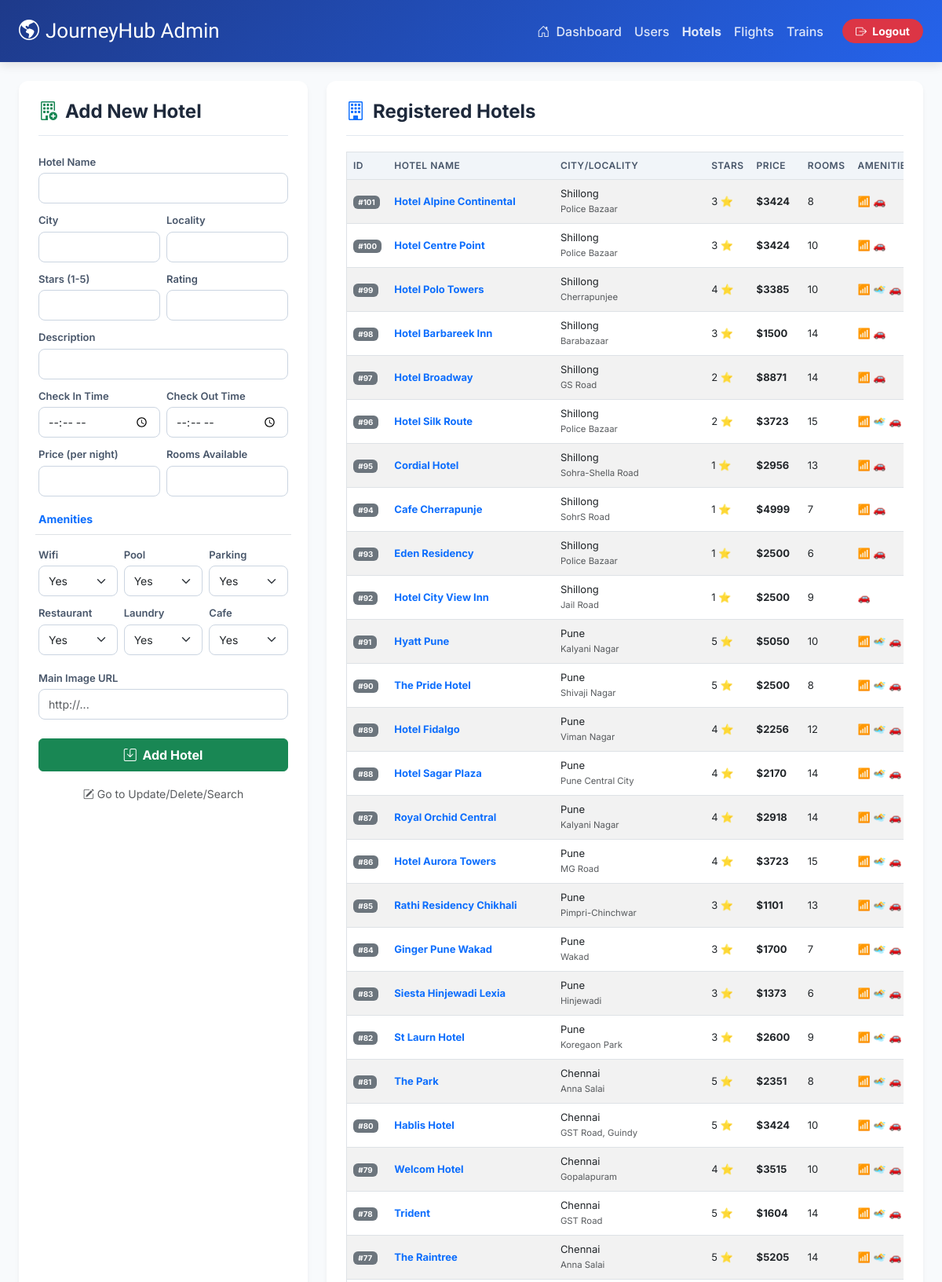
/Management/hotels_add.php (signed in, upper part), run on the app's committed database.
### tables this page shows
CREATE TABLE `hotels` (
  `hotelID` int(10) NOT NULL,
  `hotelName` varchar(100) NOT NULL,
  `city` varchar(20) NOT NULL,
  `locality` varchar(50) NOT NULL,
  `stars` int(5) NOT NULL,
  `rating` varchar(5) NOT NULL,
  `hotelDesc` varchar(1000) NOT NULL,
  `checkIn` varchar(6) NOT NULL,
  `checkOut` varchar(6) NOT NULL,
  `price` int(10) NOT NULL,
  `roomsAvailable` int(5) NOT NULL,
  `wifi` varchar(5) NOT NULL,
  `swimmingPool` varchar(5) NOT NULL,
  `parking` varchar(5) NOT NULL,
  `restaurant` varchar(5) NOT NULL,
  `laundry` varchar(5) NOT NULL,
  `cafe` varchar(5) NOT NULL,
  `mainImage` varchar(100) NOT NULL
);

### Management/hotels_add.php (the view, shortened to what this page needs)
<?php
$servername = "localhost";
$username = "root";
$password = "";
$dbname = "travel";
$conn = mysqli_connect($servername, $username, $password, $dbname);
?>
<!DOCTYPE html>
<html lang="en">
<head>
    <link href="https://cdn.jsdelivr.net/npm/bootstrap@5.3.0/dist/css/bootstrap.min.css" rel="stylesheet">
    <link href="https://cdn.jsdelivr.net/npm/bootstrap-icons@1.10.5/font/bootstrap-icons.css" rel="stylesheet">
</head>
<body>
    <nav class="navbar navbar-expand-lg navbar-custom mb-4">
        <div class="container-fluid px-4">
            <a class="navbar-brand" href="Home.php">
                <i class="bi bi-globe-americas me-2"></i>JourneyHub Admin
            </a>
            <div class="collapse navbar-collapse" id="navbarNav">
                <ul class="navbar-nav ms-auto align-items-center">
                    <li class="nav-item"><a class="nav-link" href="Home.php"><i class="bi bi-house-door me-1"></i> Dashboard</a></li>
                    <li class="nav-item"><a class="nav-link" href="users_add.php">Users</a></li>
                    <li class="nav-item"><a class="nav-link active fw-bold text-white" href="hotels_add.php">Hotels</a></li>
                    <li class="nav-item"><a class="nav-link" href="flights_add.php">Flights</a></li>
                    <li class="nav-item"><a class="nav-link" href="trains_add.php">Trains</a></li>
                    <li class="nav-item ms-3">
                        <a href="adminLogout.php" class="btn btn-danger btn-sm rounded-pill px-3 fw-bold">
                            <i class="bi bi-box-arrow-right me-1"></i> Logout
                        </a>
                    </li>
                </ul>
            </div>
        </div>
    </nav>
    <div class="container-fluid px-4 pb-5">
        <div class="row g-4">
            <div class="col-lg-4">
                <div class="dashboard-card h-100">
                    <h4 class="card-header-title">
                        <i class="bi bi-building-add text-success"></i> Add New Hotel
                    </h4>
                    <form method="post" action="">
                        <div class="row g-2">
                            <div class="col-12 mt-2">
                                <label class="form-label">Hotel Name</label>
                                <input type="text" name="hotelName" class="form-control" required>
                            </div>
                            <div class="col-md-6 mt-2">
                                <label class="form-label">City</label>
                                <input type="text" name="city" class="form-control" required>
                            </div>
                            <div class="col-md-6 mt-2">
                                <label class="form-label">Locality</label>
                                <input type="text" name="locality" class="form-control" required>
                            </div>
                            <div class="col-md-6 mt-2">
                                <label class="form-label">Stars (1-5)</label>
                                <input type="number" min="1" max="5" name="stars" class="form-control" required>
                            </div>
                            <div class="col-md-6 mt-2">
                                <label class="form-label">Rating</label>
                                <input type="text" name="rating" class="form-control" required>
                            </div>
                            <div class="col-12 mt-2">
                                <label class="form-label">Description</label>
                                <input type="text" name="hotelDesc" class="form-control" required>
                            </div>
                            <div class="col-md-6 mt-2">
                                <label class="form-label">Check In Time</label>
                                <input type="time" name="checkIn" class="form-control" required>
                            </div>
                            <div class="col-md-6 mt-2">
                                <label class="form-label">Check Out Time</label>
                                <input type="time" name="checkOut" class="form-control" required>
                            </div>
                            <div class="col-md-6 mt-2">
                                <label class="form-label">Price (per night)</label>
                                <input type="number" name="price" class="form-control" required>
                            </div>
                            <div class="col-md-6 mt-2">
                                <label class="form-label">Rooms Available</label>
                                <input type="number" name="roomsAvailable" class="form-control" required>
                            </div>
                            <div class="col-12 mt-3 mb-1 border-bottom pb-2">
                                <span class="fw-bold text-primary" style="font-size: 14px;">Amenities</span>
                            </div>
                            <div class="col-md-4 mt-2">
                                <label class="form-label">Wifi</label>
                                <select name="wifi" class="form-select"><option value="Yes">Yes</option><option value="No">No</option></select>
                            </div>
                            <div class="col-md-4 mt-2">
                                <label class="form-label">Pool</label>
                                <select name="swimmingPool" class="form-select"><option value="Yes">Yes</option><option value="No">No</option></select>
                            </div>
                            <div class="col-md-4 mt-2">
                                <label class="form-label">Parking</label>
                                <select name="parking" class="form-select"><option value="Yes">Yes</option><option value="No">No</option></select>
                            </div>
                            <div class="col-md-4 mt-2">
                                <label class="form-label">Restaurant</label>
                                <select name="restaurant" class="form-select"><option value="Yes">Yes</option><option value="No">No</option></select>
                            </div>
                            <div class="col-md-4 mt-2">
                                <label class="form-label">Laundry</label>
                                <select name="laundry" class="form-select"><option value="Yes">Yes</option><option value="No">No</option></select>
                            </div>
                            <div class="col-md-4 mt-2">
                                <label class="form-label">Cafe</label>
                                <select name="cafe" class="form-select"><option value="Yes">Yes</option><option value="No">No</option></select>
                            </div>
                            <div class="col-12 mt-3">
                                <label class="form-label">Main Image URL</label>
                                <input type="text" name="mainImage" class="form-control" placeholder="http://..." required>
                            </div>
                            <div class="col-12 mt-4">
                                <button type="submit" name="insert" class="btn btn-success w-100 fw-bold py-2">
                                    <i class="bi bi-save me-1"></i> Add Hotel
                                </button>
                                <div class="text-center mt-3">
                                    <a href="hotels_update.php" class="text-decoration-none text-muted" style="font-size: 14px;">
                                        <i class="bi bi-pencil-square"></i> Go to Update/Delete/Search
                                    </a>
                                </div>
                            </div>
                        </div>
                    </form>
                </div>
            </div>
            <div class="col-lg-8">
                <div class="dashboard-card h-100">
                    <h4 class="card-header-title">
                        <i class="bi bi-building text-primary"></i> Registered Hotels
                    </h4>
                    <div class="table-responsive">
                        <table class="table table-hover table-striped align-middle border">
                            <thead>
                                <tr>
                                    <th>ID</th>
                                    <th>Hotel Name</th>
                                    <th>City/Locality</th>
                                    <th>Stars</th>
                                    <th>Price</th>
                                    <th>Rooms</th>
                                    <th>Amenities (W/P/P/R)</th>
                                </tr>
                            </thead>
                            <tbody>
                                <?php
                                $sql = "SELECT * FROM hotels ORDER BY hotelID DESC";
                                $result = mysqli_query($conn, $sql);
                                if (mysqli_num_rows($result) > 0) {
                                    while($row = mysqli_fetch_assoc($result)) {
                                        echo "<tr>";
                                        echo "<td><span class='badge bg-secondary'>#" . htmlspecialchars($row['hotelID']) . "</span></td>";
                                        echo "<td class='fw-bold text-primary'>" . htmlspecialchars($row['hotelName']) . "</td>";
                                        echo "<td>" . htmlspecialchars($row['city']) . " <br><small class='text-muted'>" . htmlspecialchars($row['locality']) . "</small></td>";
                                        echo "<td>" . htmlspecialchars($row['stars']) . " ⭐</td>";
                                        echo "<td class='fw-bold'>$" . htmlspecialchars($row['price']) . "</td>";
                                        echo "<td>" . htmlspecialchars($row['roomsAvailable']) . "</td>";
                                        echo "<td>" .
                                             ($row['wifi'] == 'Yes' ? '📶 ' : '') .
                                             ($row['swimmingPool'] == 'Yes' ? '🏊 ' : '') .
                                             ($row['parking'] == 'Yes' ? '🚗 ' : '') .
                                             ($row['restaurant'] == 'Yes' ? '🍽️' : '') .
                                             "</td>";
                                        echo "</tr>";
                                    }
                                } else {
                                    echo "<tr><td colspan='7' class='text-center text-muted py-4'>No hotels found in the database.</td></tr>";
                                }
                                ?>
                            </tbody>
                        </table>
                    </div>
                </div>
            </div>
        </div>
    </div>
</body>
</html>

### Management/hotels_add.php (style rules this page uses)
body { background-color: #f8fafc; font-family: 'Inter', sans-serif; color: #334155; }
.navbar-custom { background: linear-gradient(135deg, #1e3a8a, #2563eb); padding: 15px 0; box-shadow: 0 4px 12px rgba(0,0,0,0.1); }
.navbar-brand { font-family: 'Courgette', cursive; font-size: 26px; color: #ffffff !important; }
.nav-link { color: rgba(255, 255, 255, 0.85) !important; font-weight: 500; transition: color 0.3s; }
.dashboard-card { background: #ffffff; border-radius: 12px; border: none; box-shadow: 0 4px 6px rgba(0, 0, 0, 0.05); padding: 25px; margin-bottom: 24px; }
.card-header-title { font-weight: 700; color: #1e293b; margin-bottom: 20px; padding-bottom: 15px; border-bottom: 1px solid #e2e8f0; display: flex; align-items: center; gap: 10px; }
.form-label { font-weight: 600; font-size: 13px; color: #475569; margin-bottom: 4px; }
.form-control, .form-select { border-radius: 8px; padding: 8px 12px; border: 1px solid #cbd5e1; font-size: 14px; }
.table th { background-color: #f1f5f9; color: #475569; font-weight: 600; font-size: 12px; text-transform: uppercase; letter-spacing: 0.5px; white-space: nowrap; }
.table td { font-size: 13px; vertical-align: middle; white-space: nowrap; }

### data on the page
hotels: hotelID "101", hotelName "Hotel Alpine Continental", city "Shillong", locality "Police Bazaar", stars "3", price "3424", roomsAvailable "8"
hotels: hotelID "100", hotelName "Hotel Centre Point", city "Shillong", locality "Police Bazaar", stars "3", price "3424", roomsAvailable "10"
hotels: hotelID "99", hotelName "Hotel Polo Towers", city "Shillong", locality "Cherrapunjee", stars "4", price "3385", roomsAvailable "10"
hotels: hotelID "98", hotelName "Hotel Barbareek Inn", city "Shillong", locality "Barabazaar", stars "3", price "1500", roomsAvailable "14"
hotels: hotelID "97", hotelName "Hotel Broadway", city "Shillong", locality "GS Road", stars "2", price "8871", roomsAvailable "14"
hotels: hotelID "96", hotelName "Hotel Silk Route", city "Shillong", locality "Police Bazaar", stars "2", price "3723", roomsAvailable "15"
hotels: hotelID "95", hotelName "Cordial Hotel", city "Shillong", locality "Sohra-Shella Road", stars "1", price "2956", roomsAvailable "13"
hotels: hotelID "94", hotelName "Cafe Cherrapunje", city "Shillong", locality "SohrS Road", stars "1", price "4999", roomsAvailable "7"
hotels: hotelID "93", hotelName "Eden Residency", city "Shillong", locality "Police Bazaar", stars "1", price "2500", roomsAvailable "6"
hotels: hotelID "92", hotelName "Hotel City View Inn", city "Shillong", locality "Jail Road", stars "1", price "2500", roomsAvailable "9"
hotels: hotelID "91", hotelName "Hyatt Pune", city "Pune", locality "Kalyani Nagar", stars "5", price "5050", roomsAvailable "10"
hotels: hotelID "90", hotelName "The Pride Hotel", city "Pune", locality "Shivaji Nagar", stars "5", price "2500", roomsAvailable "8"
hotels: hotelID "89", hotelName "Hotel Fidalgo", city "Pune", locality "Viman Nagar", stars "4", price "2256", roomsAvailable "12"
hotels: hotelID "88", hotelName "Hotel Sagar Plaza", city "Pune", locality "Pune Central City", stars "4", price "2170", roomsAvailable "14"
hotels: hotelID "87", hotelName "Royal Orchid Central", city "Pune", locality "Kalyani Nagar", stars "4", price "2918", roomsAvailable "14"
hotels: hotelID "86", hotelName "Hotel Aurora Towers", city "Pune", locality "MG Road", stars "4", price "3723", roomsAvailable "15"
hotels: hotelID "85", hotelName "Rathi Residency Chikhali", city "Pune", locality "Pimpri-Chinchwar", stars "3", price "1101", roomsAvailable "13"
hotels: hotelID "84", hotelName "Ginger Pune Wakad", city "Pune", locality "Wakad", stars "3", price "1700", roomsAvailable "7"
hotels: hotelID "83", hotelName "Siesta Hinjewadi Lexia", city "Pune", locality "Hinjewadi", stars "3", price "1373", roomsAvailable "6"
hotels: hotelID "82", hotelName "St Laurn Hotel", city "Pune", locality "Koregaon Park", stars "3", price "2600", roomsAvailable "9"
hotels: hotelID "81", hotelName "The Park", city "Chennai", locality "Anna Salai", stars "5", price "2351", roomsAvailable "8"
hotels: hotelID "80", hotelName "Hablis Hotel", city "Chennai", locality "GST Road, Guindy", stars "5", price "3424", roomsAvailable "10"
hotels: hotelID "79", hotelName "Welcom Hotel", city "Chennai", locality "Gopalapuram", stars "4", price "3515", roomsAvailable "10"
hotels: hotelID "78", hotelName "Trident", city "Chennai", locality "GST Road", stars "5", price "1604", roomsAvailable "14"
hotels: hotelID "77", hotelName "The Raintree", city "Chennai", locality "Anna Salai", stars "5", price "5205", roomsAvailable "14"
